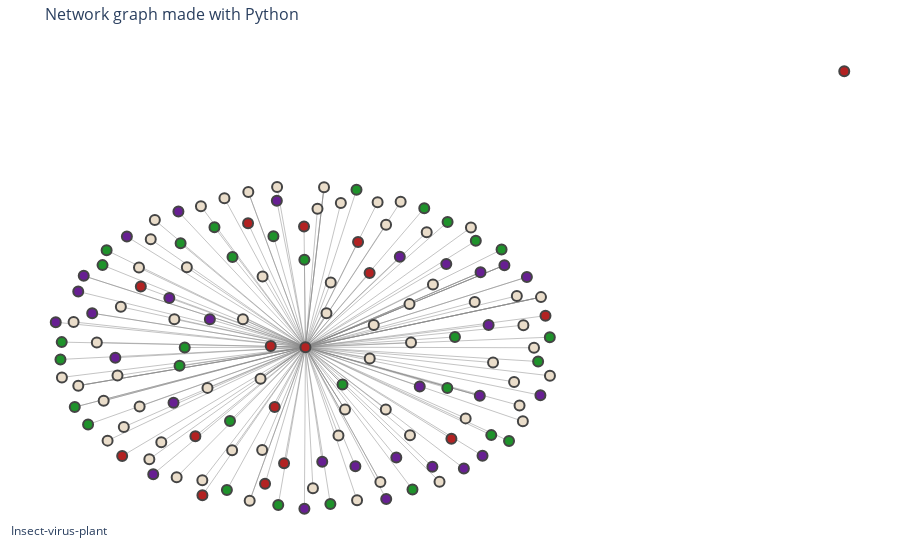

This figure's notebook cell:
### Code cell
import plotly.graph_objects as go
G=gnx
pos = nx.nx_agraph.graphviz_layout(G, prog="neato", args="")
edge_x = []
edge_y = []
for edge in G.edges():
    x0, y0 = pos[edge[0]]
    x1, y1 = pos[edge[1]]
    edge_x.append(x0)
    edge_x.append(x1)
    edge_x.append(None)
    edge_y.append(y0)
    edge_y.append(y1)
    edge_y.append(None)

edge_trace = go.Scatter(
    x=edge_x, y=edge_y,
    line= {"width":0.5, "color":'#888'},
    hoverinfo='none',
    mode='lines')

node_x = []
node_y = []
node_colors = []
node_text = []
for node,data in G.nodes(data=True):
    x, y = pos[node]
    node_x.append(x)
    node_y.append(y)
    node_colors.append(data['color'])
    node_text.append(data['label'])

node_trace = go.Scatter(
    x=node_x, y=node_y,
    mode='markers',
    hoverinfo='text',
    marker={
        # 'showscale':True,
        # 'colorscale':'Reds',
        'reversescale':True,
        'color':[],
        'size':10,
        # 'colorbar':{
        #     # 'thickness':15,
        #     # 'title':'Node Connections',
        #     # 'xanchor':'left',
        #     # 'titleside':'right'
        # },
        'line_width':2   
    }
)
node_trace.marker.color = node_colors
node_trace.text = node_text


fig = go.Figure(
    data=[edge_trace, node_trace],
    layout=go.Layout(
        title='Network graph made with Python',
        titlefont_size=16,
        showlegend=False,
        hovermode='closest',
        margin={
            'b':20,'l':5,'r':5,'t':40
        },
        annotations=[{
            "text":"Insect-virus-plant",
            'showarrow':False,
            'xref':"paper", 
            'yref':"paper",
            'x':0.005, 
            'y':-0.002 
        }],
        xaxis={'showgrid':False, 'zeroline':False, 'showticklabels':False},
        yaxis={'showgrid':False, 'zeroline':False, 'showticklabels':False},
        plot_bgcolor='white',  # Set the background color of the plot
        paper_bgcolor='white'  # Set the background color of the paper 
    )
)
fig.show()

### Figure 1 — Plotly figure (JSON) as saved in the notebook; plotly's stock layout.template omitted (floating-point values rounded to 4 significant figures; data arrays with more than 128 entries replaced by an {"elided": "..."} marker saying what was removed)
{"data": [{"hoverinfo": "none", "line": {"color": "#888", "width": 0.5}, "mode": "lines", "type": "scatter", "x": {"elided": "507 float values"}, "y": {"elided": "507 float values"}}, {"hoverinfo": "text", "marker": {"color": {"elided": "139 str values"}, "line": {"width": 2}, "reversescale": true, "size": 10}, "mode": "markers", "text": {"elided": "139 str values"}, "type": "scatter", "x": {"elided": "139 float values"}, "y": {"elided": "139 float values"}}], "layout": {"annotations": [{"showarrow": false, "text": "Insect-virus-plant", "x": 0.005, "xref": "paper", "y": -0.002, "yref": "paper"}], "hovermode": "closest", "margin": {"b": 20, "l": 5, "r": 5, "t": 40}, "paper_bgcolor": "white", "plot_bgcolor": "white", "showlegend": false, "title": {"font": {"size": 16}, "text": "Network graph made with Python"}, "xaxis": {"showgrid": false, "showticklabels": false, "zeroline": false}, "yaxis": {"showgrid": false, "showticklabels": false, "zeroline": false}}}
